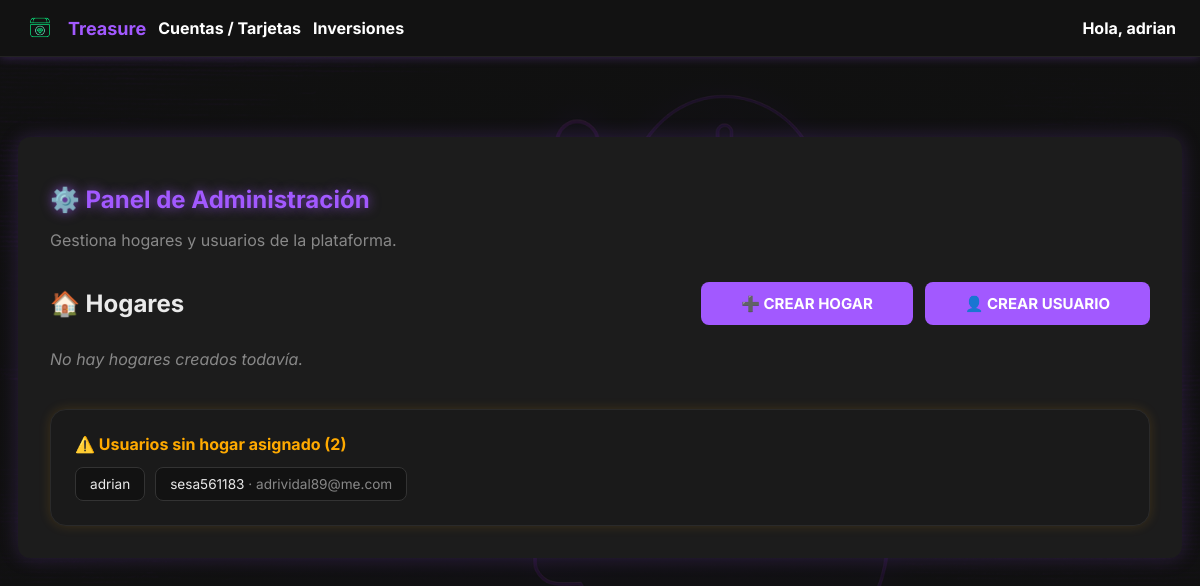
/core/admin-panel/ (signed in), run on an earlier commit of the app's database.
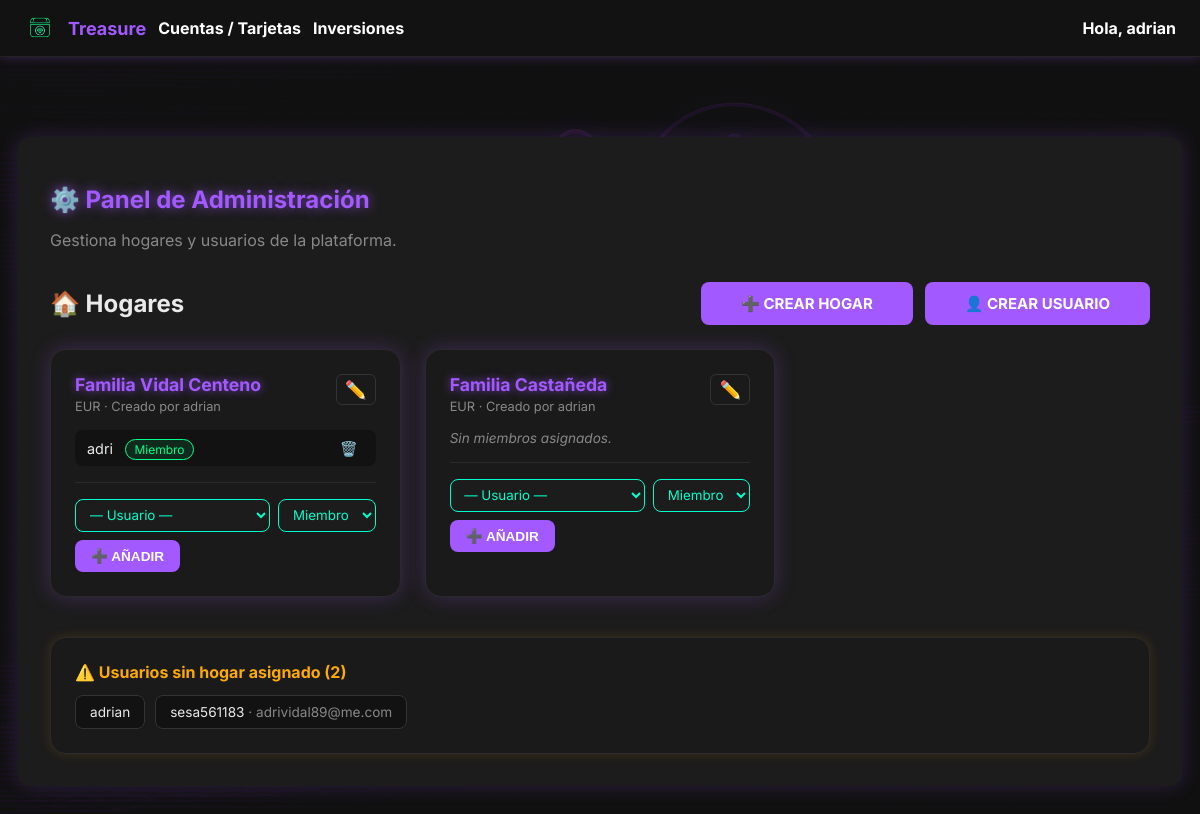
And on a later commit of the database.
### core/models.py (models this page shows, shortened)
class UserProfile(models.Model):
    ROL_CHOICES = [
        ('admin', 'Administrador'),
        ('miembro', 'Miembro'),
        ('viewer', 'Solo lectura'),
    ]
    user = models.OneToOneField(User, on_delete=models.CASCADE)
    hogar = models.ForeignKey(
        Hogar, on_delete=models.SET_NULL, null=True, blank=True, related_name='miembros'
    )
    rol = models.CharField(max_length=20, choices=ROL_CHOICES, default='miembro')
    idioma = models.CharField(
        max_length=10, choices=[('es', 'Español'), ('en', 'Inglés')], default='es'
    )
    moneda = models.CharField(
        max_length=5,
        choices=[('EUR', '€ Euro'), ('USD', '$ Dólar'), ('BTC', '₿ Bitcoin')],
        default='EUR'
    )
    inflacion_referencia = models.FloatField(default=2.0)
    porcentaje_max_endeudamiento = models.FloatField(default=30.0)
    permitir_apis_externas = models.BooleanField(default=False)
    mostrar_alertas = models.BooleanField(default=True)
    recibir_emails = models.BooleanField(default=False)
    avatar = models.ImageField(upload_to='avatars/', null=True, blank=True)

class Hogar(models.Model):
    nombre = models.CharField(max_length=100)
    moneda_principal = models.CharField(
        max_length=5,
        choices=[('EUR', '€ Euro'), ('USD', '$ Dólar'), ('BTC', '₿ Bitcoin')],
        default='EUR'
    )
    creado_por = models.ForeignKey(
        User, on_delete=models.SET_NULL, null=True, related_name='hogares_creados'
    )
    fecha_creacion = models.DateTimeField(auto_now_add=True)

### core/views.py (the view)
# urls.py: path('admin-panel/', views.panel_admin, name='panel_admin'),
@login_required
def panel_admin(request):
    profile = getattr(request.user, 'userprofile', None)
    if not request.user.is_superuser and (not profile or not profile.es_admin):
        messages.error(request, "No tienes permisos para acceder al panel de administración.")
        return redirect('dashboard')
    hogares = Hogar.objects.all().prefetch_related('miembros__user')
    usuarios_sin_hogar = UserProfile.objects.filter(hogar__isnull=True).select_related('user')
    return render(request, 'core/panel_admin.html', {
        'hogares': hogares,
        'usuarios_sin_hogar': usuarios_sin_hogar,
    })

### finanzas/context_processors.py (called while the page is built)
def resumen_inversiones_context(request):
    if request.user.is_authenticated:
        resumen = ResumenInversionesMensual.objects.filter(
            usuario=request.user
        ).order_by('-registro__anio', '-registro__mes').first()
    else:
        resumen = None
    return {
        'resumen_inversiones': resumen
    }

### templates/core/panel_admin.html (shortened to what the changed rows need)
{% extends "base.html" %}
{% block body_class %}dashboard-background{% endblock %}
{% block content %}
<div class="dashboard-container">
    <h1 style="color: var(--primary-color); text-shadow: 0 0 12px var(--glow); margin-bottom: 8px;">⚙️ Panel de Administración</h1>
    <div style="display: flex; justify-content: space-between; align-items: center; margin-bottom: 24px;">
        <h2 style="color: var(--text-color); margin: 0;">🏠 Hogares</h2>
    </div>
    <div style="display: grid; grid-template-columns: repeat(auto-fill, minmax(340px, 1fr)); gap: 24px; margin-bottom: 40px;">
        {% for hogar in hogares %}
        <div style="background-color: #1a1a1a; border: 1px solid #2a2a2a; border-radius: 16px; padding: 24px; box-shadow: 0 0 20px rgba(162, 89, 255, 0.25); position: relative;">
            <div style="display: flex; justify-content: space-between; align-items: flex-start; margin-bottom: 16px;">
                <div>
                    <div style="font-size: 1.1rem; font-weight: 700; color: var(--primary-color); text-shadow: 0 0 8px var(--glow);">{{ hogar.nombre }}</div>
                    <div style="font-size: 0.8rem; color: var(--muted); margin-top: 4px;">{{ hogar.moneda_principal }} · Creado por {{ hogar.creado_por.username }}</div>
                </div>
                <a href="{% url 'editar_hogar' hogar.id %}" style="font-size: 1.1rem; color: var(--muted); text-decoration: none; padding: 4px 8px; border-radius: 6px; border: 1px solid #333;" title="Editar hogar">✏️</a>
            </div>
            <div style="margin-bottom: 16px;">
                {% for miembro in hogar.miembros.all %}
                <div style="display: flex; justify-content: space-between; align-items: center; padding: 8px 12px; background: #121212; border-radius: 8px; margin-bottom: 6px;">
                    <div>
                        <span style="color: var(--text-color); font-size: 0.9rem;">{{ miembro.user.username }}</span>
                        <span style="
                            margin-left: 8px; font-size: 0.75rem; padding: 2px 8px; border-radius: 20px;
                            {% if miembro.rol == 'admin' %}background: rgba(162,89,255,0.2); color: var(--primary-color); border: 1px solid var(--primary-color);
                            {% elif miembro.rol == 'viewer' %}background: rgba(0,209,255,0.1); color: #00d1ff; border: 1px solid #00d1ff;
                            {% else %}background: rgba(0,255,136,0.1); color: #00ff88; border: 1px solid #00ff88;{% endif %}
                        ">{{ miembro.get_rol_display }}</span>
                    </div>
                    <form method="post" action="{% url 'eliminar_miembro' miembro.id %}" style="margin: 0;">
                        <button type="submit" class="btn-inline-danger" title="Quitar del hogar" onclick="return confirm('¿Quitar a {{ miembro.user.username }} del hogar?')">🗑️</button>
                    </form>
                </div>
                {% empty %}
                <div style="color: var(--muted); font-size: 0.85rem; font-style: italic;">Sin miembros asignados.</div>
                {% endfor %}
            </div>
            <form method="post" action="{% url 'asignar_usuario' %}" style="border-top: 1px solid #2a2a2a; padding-top: 16px;">
                <div style="display: flex; gap: 8px; flex-wrap: wrap;">
                    <select name="usuario_id" class="cyber-select" style="flex: 1; min-width: 120px;">
                        <option value="">— Usuario —</option>
                    </select>
                    <select name="rol" class="cyber-select">
                        <option value="miembro" selected>Miembro</option>
                    </select>
                    <button type="submit" class="btn btn-primary" style="padding: 8px 16px; font-size: 0.85rem;">➕ Añadir</button>
                </div>
            </form>
        </div>
        {% empty %}
        <div style="color: var(--muted); font-style: italic;">No hay hogares creados todavía.</div>
        {% endfor %}
    </div>
    {% if usuarios_sin_hogar %}
    <div style="background: #1a1a1a; border: 1px solid #2a2a2a; border-radius: 16px; padding: 24px; box-shadow: 0 0 12px rgba(255,170,0,0.15);">
        <h2 style="color: #ffaa00; margin-top: 0; font-size: 1rem;">⚠️ Usuarios sin hogar asignado ({{ usuarios_sin_hogar|length }})</h2>
        <div style="display: flex; flex-wrap: wrap; gap: 10px;">
            {% for profile in usuarios_sin_hogar %}
            <div style="background: #121212; border: 1px solid #333; border-radius: 8px; padding: 8px 14px; font-size: 0.85rem; color: var(--text-color);">
                {{ profile.user.username }}
                {% if profile.user.email %}<span style="color: var(--muted)"> · {{ profile.user.email }}</span>{% endif %}
            </div>
            {% endfor %}
        </div>
    </div>
    {% endif %}
</div>
{% endblock %}

What changed in the data, as far as the page shows it:
added Hogar: nombre "Familia Vidal Centeno", moneda_principal "EUR", creado_por.username "adrian"
added UserProfile: user.username "adri", rol "Miembro", shown under "Familia Vidal Centeno"
added Hogar: nombre "Familia Castañeda", moneda_principal "EUR", creado_por.username "adrian"
Also different on the page:
text no longer shown: "No hay hogares creados todavía."
